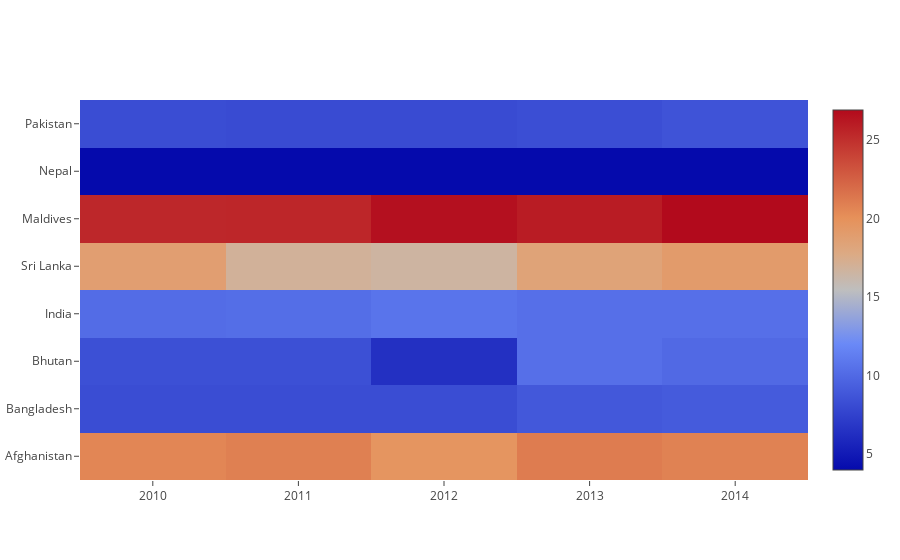

Notebook code for this chart:
### Code cell
import plotly.offline as py
from plotly.offline import init_notebook_mode, iplot
import numpy as np
import plotly.graph_objs as go


trace = go.Heatmap(
    z=df[["2010","2011","2012","2013","2014"]].values.tolist(),
    y=[i[0] for i in df[["Country Name"]].values.tolist()],
    x=["2010","2011","2012","2013","2014"]
)
data=[trace]
py.iplot(data, filename='basic-heatmap')

### Figure 1 — Plotly figure (JSON) as saved in the notebook; plotly's stock layout.template omitted (floating-point values rounded to 4 significant figures)
{"data": [{"type": "heatmap", "x": ["2010", "2011", "2012", "2013", "2014"], "y": ["Afghanistan", "Bangladesh", "Bhutan", "India", "Sri Lanka", "Maldives", "Nepal", "Pakistan"], "z": [[20.6, 20.9, 19.7, 21.1, 20.8], [8.2, 8.2, 8.2, 8.9, 9.1], [8.4, 8.4, 6.4, 10.4, 10], [10.2, 10.3, 10.7, 10.4, 10.4], [18.8, 16.9, 16.6, 18.4, 19.1], [25.4, 25.5, 26.6, 26, 26.9], [4, 4, 4, 4, 4], [8.2, 8.1, 8.1, 8.3, 8.6]]}], "layout": {}}
